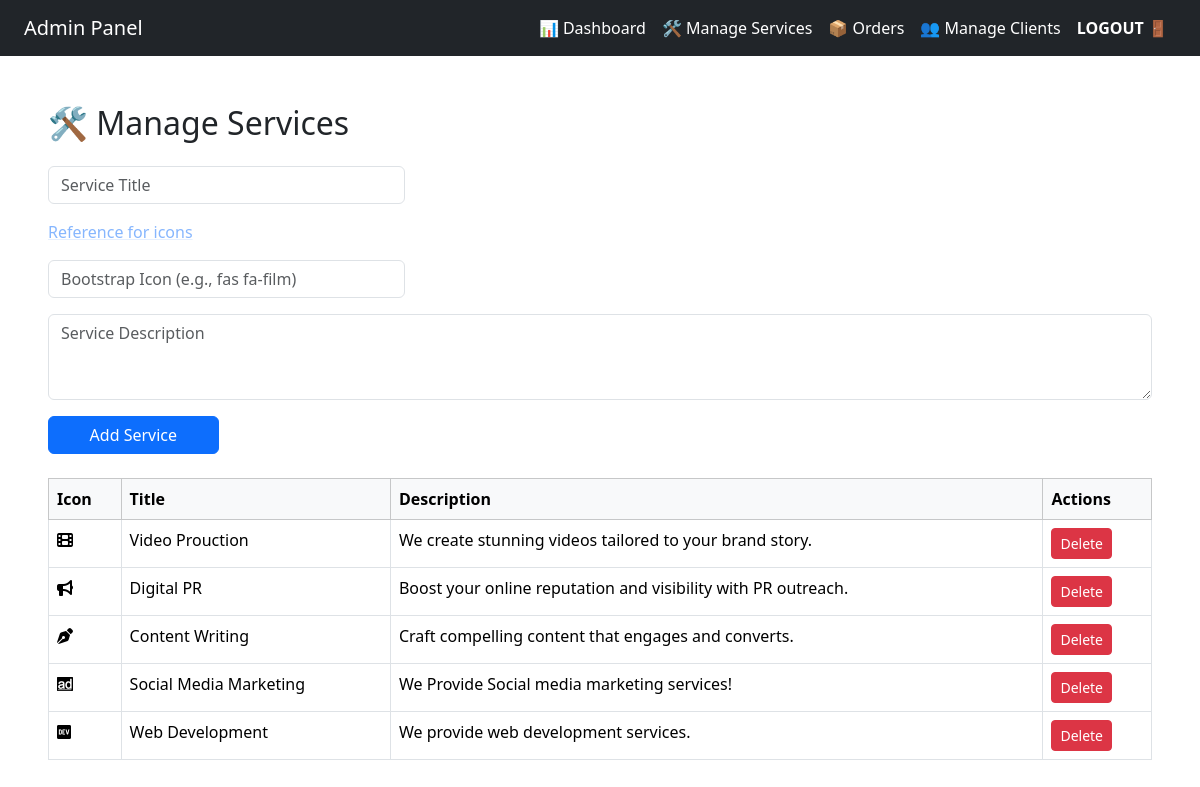
Screenshot of /dashboard/manage.php (signed in) with the database file from the repository.
### tables this page shows
CREATE TABLE `services` (
  `s_id` int(12) NOT NULL,
  `s_name` varchar(100) NOT NULL,
  `s_para` varchar(500) NOT NULL,
  `s_icon` text NOT NULL,
  `is_hidden` tinyint(1) NOT NULL DEFAULT 0
);

### dashboard/manage.php (the view, shortened to what this page needs)
<?php
    include __DIR__.'/../databasecon.php';
    $shsql = "SELECT * FROM `services`";
    $shresult = mysqli_query($con,$shsql);
    ?>
<!DOCTYPE html>
<html lang="en">
<head>
  <link href="https://cdn.jsdelivr.net/npm/bootstrap@5.3.3/dist/css/bootstrap.min.css" rel="stylesheet">
  <link href="https://cdnjs.cloudflare.com/ajax/libs/font-awesome/6.5.0/css/all.min.css" rel="stylesheet">
</head>
<body>
  <?php include 'sidebar.php'; ?>
<div class="d-flex">
  <div class="container-fluid p-5">
    <h2 class="mb-4">🛠 Manage Services</h2>
    <form class="row g-3 mb-4" action="<?php echo $_SERVER['PHP_SELF']; ?>" method="POST">
      <div class="col-md-4">
        <input type="text" name = "s_title"  class="form-control" placeholder="Service Title" required>
      </div>
      <a class="link-opacity-50 link-primary link-underline-opacity-10 " target="_blank" href="https://www.w3schools.com/icons/icons_reference.asp"> Reference for icons </a>
      <div class="col-md-4">
        <input type="text" name = "s_icon" class="form-control" placeholder="Bootstrap Icon (e.g., fas fa-film)" required>
      </div>
      <div class="col-12">
        <textarea class="form-control" name = "s_para" rows="3" placeholder="Service Description" required></textarea>
      </div>
      <div class="col-md-2">
        <button class="btn btn-primary w-100">Add Service</button>
      </div>
    </form>
    <table class="table table-bordered">
      <thead class="table-light">
        <tr>
          <th>Icon</th>
          <th>Title</th>
          <th>Description</th>
          <th>Actions</th>
        </tr>
      </thead>
      <?php while($shrow = mysqli_fetch_assoc($shresult)){ ?>
      <tbody>
        <tr>
          <td><i class="<?php echo $shrow['s_icon']; ?>"></i></td>
          <td><?php echo $shrow['s_name']; ?></td>
          <td><?php echo $shrow['s_para']; ?></td>
          <td>
            <a href="../delete-inline-services.php?id=<?php echo $shrow['s_id'];?>" class="btn btn-sm btn-danger">Delete</a>
          </td>
        </tr>
      </tbody>
      <?php } ?>
    </table>
  </div>
</div>
</body>
</html>

### rows the page displays
services: s_name "Video Prouction", s_para "We create stunning videos tailored to your brand story."
services: s_name "Digital PR", s_para "Boost your online reputation and visibility with PR outreach."
services: s_name "Content Writing", s_para "Craft compelling content that engages and converts."
services: s_name "Social Media Marketing", s_para "We Provide Social media marketing services!"
services: s_name "Web Development", s_para "We provide web development services."
